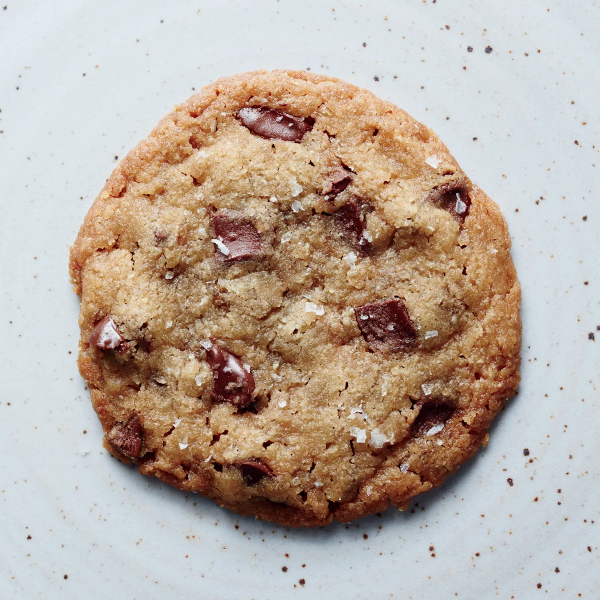
#> input picture cookies/cookie1.jpg, 1200 x 1200 px (shown at 1/2 size)
$ jupyter execute --allow-errors chocochip-test.ipynb
#> lines starting #> are read from the running program, lines starting #| are printed output that depends on the picture; after the words box and inside, x2 and y2 are one past the last pixel; in counts of white or black regions, pixels touching at a corner belong together
[cell 1]
import cv2 as cv
import numpy as np
import matplotlib.pyplot as plt

[cell 2]
def chocochip_count(imgname):

#> called with imgname = 'cookies/cookie1.jpg'
    img = cv.imread(imgname, 1)
#> img is the input picture: shape (1200, 1200, 3); mean B, G, R 161.9, 173.2, 186.9
    scaled_cookie = cv.resize(img, (255,255)) #scale image
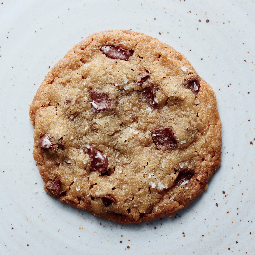
#> scaled_cookie: shape (255, 255, 3); mean B, G, R 161.8, 173, 186.7

    #make image greyscale -> blur
    bw_im = cv.cvtColor(scaled_cookie, cv.COLOR_BGR2GRAY)
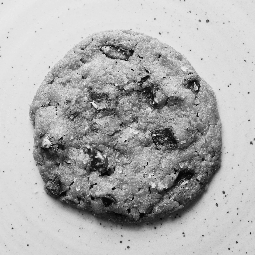
#> bw_im: shape (255, 255); min 2, max 242, mean 175.8
    blur_im = cv.GaussianBlur(bw_im,(3,3),0)
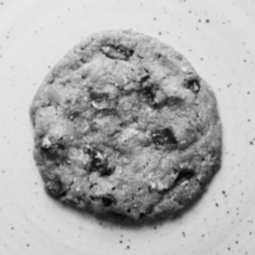
#> blur_im: shape (255, 255); min 6, max 233, mean 175.9
    #thresholding to make chocochips more prominent
    ret,thresh_im = cv.threshold(blur_im, 85,255,cv.THRESH_BINARY)
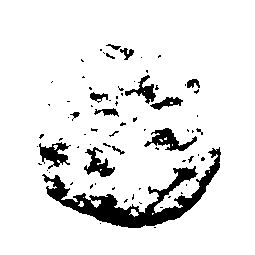
#> thresh_im: shape (255, 255); 90.5% white; 74 black regions (59 under 20 px), largest, box (x1, y1, x2, y2) and area: (42, 147, 221, 228) 3471, (144, 128, 197, 151) 489, (39, 142, 71, 169) 428

    #initializing parameters for blob detection
    params = cv.SimpleBlobDetector_Params()

    #params.minThreshold = 0
    #params.maxThreshold = 100

    #initializing circularity of the chocochips
    params.filterByCircularity = True
    params.minCircularity = 0.18

    #setting the convexivity that is to be allowed
    params.filterByConvexity = True
    params.minConvexity = 0.2

    #setting how much elongation to be allowed
    params.filterByInertia = True
    params.minInertiaRatio = 0.1

    ver = (cv.__version__).split('.')
    if int(ver[0]) < 3 :  #if you have opencv ver2.x
        detector = cv.SimpleBlobDetector(params)
    else :
        detector = cv.SimpleBlobDetector_create(params)   #for opencv 3.x and above

    #list of found blobs
    keypoints = detector.detect(im)

    #length of the list is number of chocochips
    return len(keypoints)

[cell 3]
imgname = 'cookies/cookie1.jpg' #input the path of the cookie image to use

#> (a cell that did not finish here is left out)

[cell 5]
#display the cookie image
img = cv.imread(imgname, 1)
plt.imshow(cv.cvtColor(img, cv.COLOR_BGR2RGB))

$ run again, with cookies/cookie0.jpg copied over cookies/cookie1.jpg
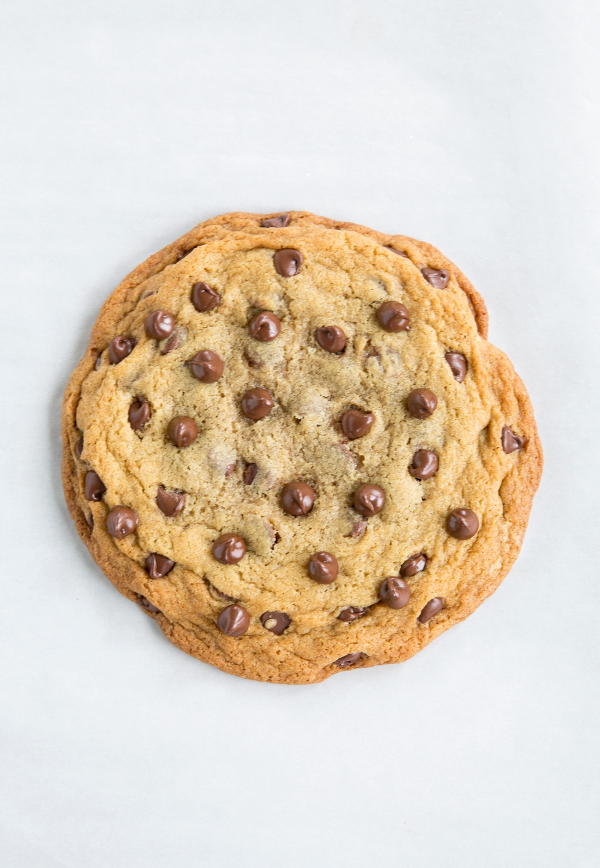
#> input picture cookies/cookie0.jpg, 1200 x 1736 px (shown at 1/2 size)
#> in chocochip_count, img is the input picture: shape (1736, 1200, 3); mean B, G, R 193.8, 210.2, 223.1
#> in chocochip_count, `blur_im = cv.GaussianBlur(bw_im,(3,3),0)`:
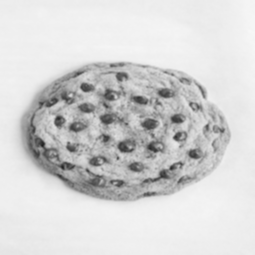
#> blur_im: shape (255, 255); min 31, max 247, mean 212.1
#> in chocochip_count, `ret,thresh_im = cv.threshold(blur_im, 85,255,cv.THRESH_BINARY)`:
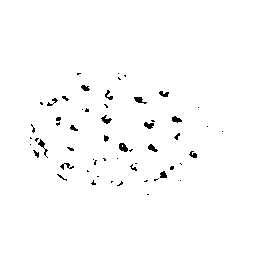
#> thresh_im: shape (255, 255); 98.5% white; 57 black regions (38 under 20 px), largest, box (x1, y1, x2, y2) and area: (119, 143, 128, 152) 57, (38, 139, 48, 158) 50, (134, 97, 147, 104) 48

$ run again, with cookies/cookie2.jpg copied over cookies/cookie1.jpg
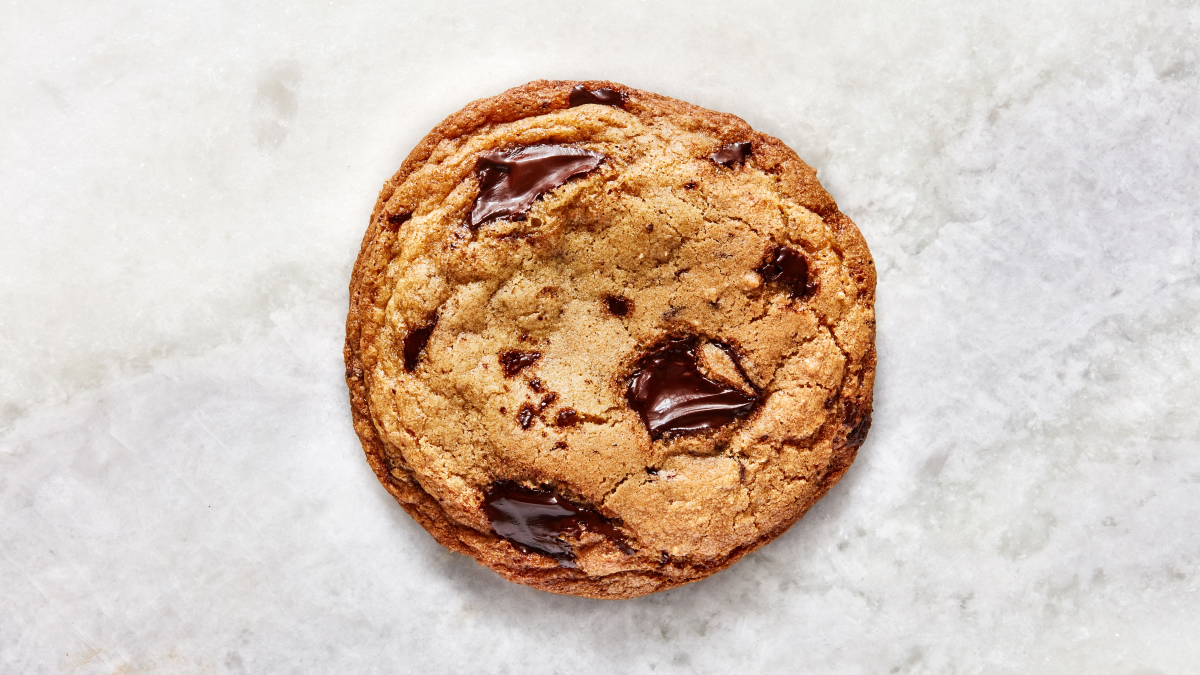
#> input picture cookies/cookie2.jpg, 4800 x 2700 px (shown at 1/4 size)
#> in chocochip_count, img is the input picture: shape (2700, 4800, 3); mean B, G, R 182, 195.6, 213.6
#> in chocochip_count, `blur_im = cv.GaussianBlur(bw_im,(3,3),0)`:
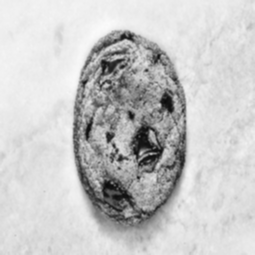
#> blur_im: shape (255, 255); min 10, max 251, mean 199.4
#> in chocochip_count, `ret,thresh_im = cv.threshold(blur_im, 85,255,cv.THRESH_BINARY)`:
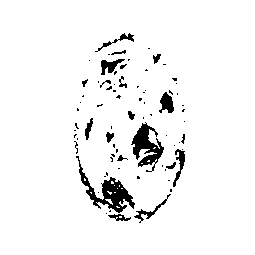
#> thresh_im: shape (255, 255); 95% white; 75 black regions (56 under 20 px), largest, box (x1, y1, x2, y2) and area: (76, 156, 135, 213) 886, (131, 122, 164, 172) 729, (159, 92, 174, 113) 198
